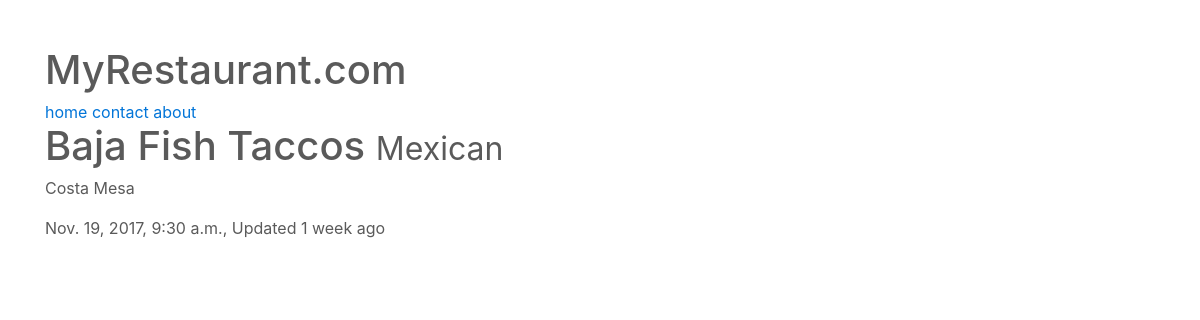
Screenshot of /restaurants/baja-fish-taccos/ with the database file from the repository.
### restaurants/models.py (models this page shows, shortened)
class RestaurantLocation(models.Model):
	name			= models.CharField(max_length=120)
	location		= models.CharField(max_length=120, null=True, blank=True)
	category		= models.CharField(max_length=120, null=True, blank=True)
	timestamp		= models.DateTimeField(auto_now_add=True)
	updated			= models.DateTimeField(auto_now=True)
	slug			= models.SlugField(null=True, blank=True)
	@property
	def title(self):
		return self.name

### restaurants/views.py (the view)
# urls.py: url(r'^restaurants/(?P<slug>[\w-]+)/$', RestaurantDetailView.as_view()),
class RestaurantDetailView(DetailView):
	queryset = RestaurantLocation.objects.all()

### restaurants/templates/restaurants/restaurantlocation_detail.html (shortened to what this page needs)
{% extends "base.html" %}
{% block content %}
<h1>{{ object.title }} <small> {{ object.category }}</small></h1>
<p>{{ object.location }}</p>
<p>{{ object.timestamp }}, Updated {{ object.updated|timesince }} ago</p>
{% endblock %}

### static/css/carousel.css (style rules this page uses)
body { padding-top: 3rem; padding-bottom: 3rem; color: #5a5a5a; }
.carousel-caption h3,p { z-index: 10; bottom: 3rem; }

### rows the page displays
RestaurantLocation: title "Baja Fish Taccos", category "Mexican", location "Costa Mesa", timestamp "Nov. 19, 2017, 9:30 a.m.", updated "1 week"
